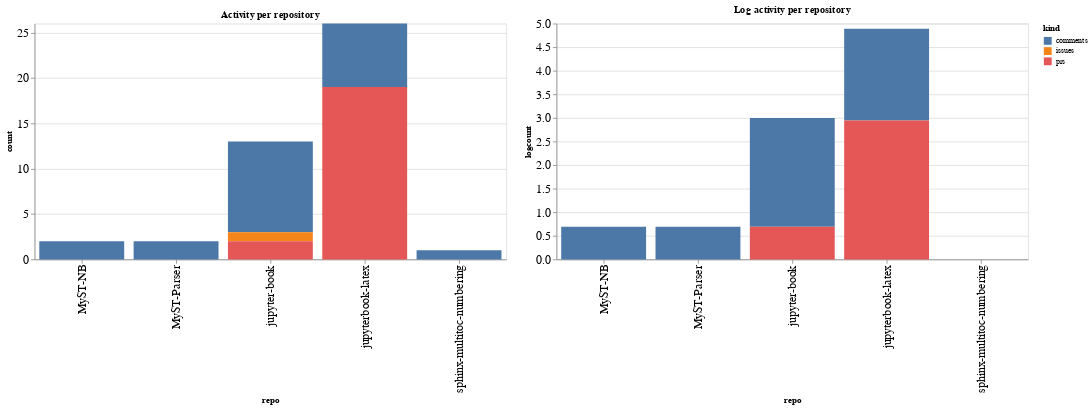

The notebook cell saved with this chart:
### Code cell
ch1 = alt.Chart(repo_summaries, width=600, title="Activity per repository").mark_bar().encode(
    x='repo',
    y='count',
    color='kind',
    tooltip="kind"
)

ch2 = alt.Chart(repo_summaries, width=600, title="Log activity per repository").mark_bar().encode(
    x='repo',
    y='logcount',
    color='kind',
    tooltip="kind"
)

ch1 | ch2

### Figure 1 — Vega-Lite specification as saved in the notebook (floating-point values rounded to 4 significant figures)
{"config": {"axisLeft": {"labelFontSize": 15}, "axisBottom": {"labelFontSize": 15}}, "hconcat": [{"mark": "bar", "encoding": {"color": {"type": "nominal", "field": "kind"}, "tooltip": {"type": "nominal", "field": "kind"}, "x": {"type": "nominal", "field": "repo"}, "y": {"type": "quantitative", "field": "count"}}, "title": "Activity per repository", "width": 600}, {"mark": "bar", "encoding": {"color": {"type": "nominal", "field": "kind"}, "tooltip": {"type": "nominal", "field": "kind"}, "x": {"type": "nominal", "field": "repo"}, "y": {"type": "quantitative", "field": "logcount"}}, "title": "Log activity per repository", "width": 600}], "data": {"name": "data-2748499dcce4f087d4aec75919c6f42a"}, "$schema": "https://vega.github.io/schema/vega-lite/v4.8.1.json", "datasets": {"data-2748499dcce4f087d4aec75919c6f42a": [{"repo": "MyST-NB", "kind": "comments", "count": 2, "logcount": 0.6931}, {"repo": "MyST-Parser", "kind": "comments", "count": 2, "logcount": 0.6931}, {"repo": "jupyter-book", "kind": "comments", "count": 10, "logcount": 2.303}, {"repo": "jupyter-book", "kind": "issues", "count": 1, "logcount": 0.0}, {"repo": "jupyter-book", "kind": "prs", "count": 2, "logcount": 0.6931}, {"repo": "jupyterbook-latex", "kind": "comments", "count": 7, "logcount": 1.946}, {"repo": "jupyterbook-latex", "kind": "prs", "count": 19, "logcount": 2.944}, {"repo": "sphinx-multitoc-numbering", "kind": "comments", "count": 1, "logcount": 0.0}]}}
